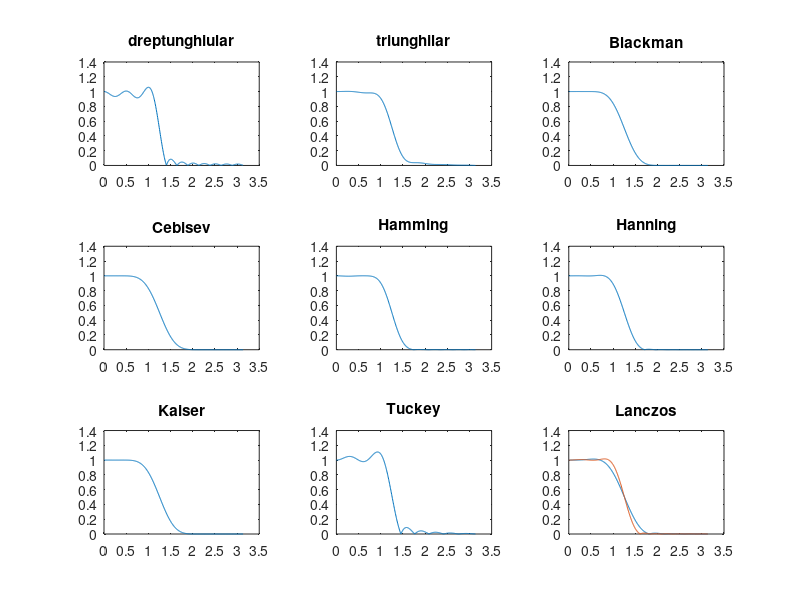
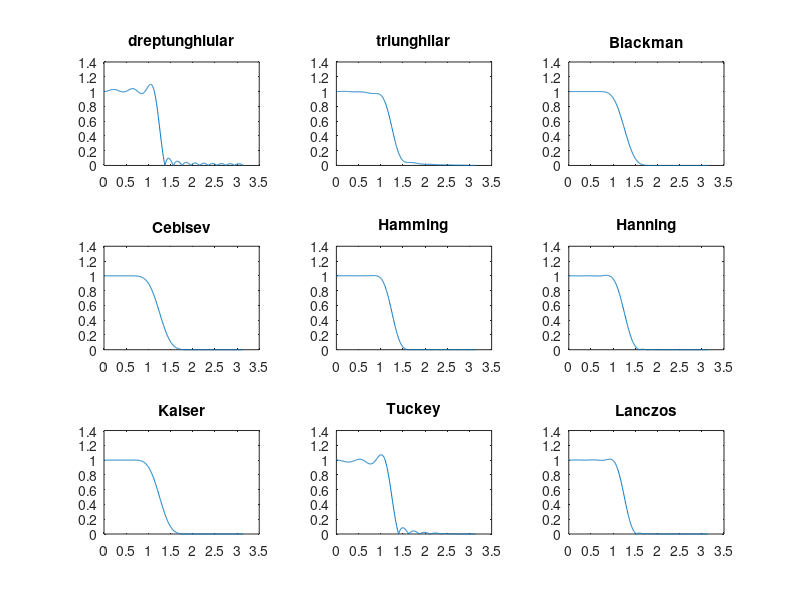

Write MATLAB code to recreate these figures, in order.
%% Subpunctul a)
clc; clear; close all;

M = 16;
r = 90;
beta = 9;
L = 1;
alfa = 0.33;
n = 0 : M-1;
omega_c = 0.4;

w1 = boxcar(M) ;        % Fereastra dreptunghiulara
w2 = triang(M) ;        % Fereastra triunghiulara
w3 = blackman(M) ;      % Fereastra Blackman
w4 = chebwin(M,r) ;     % Fereastra Cebisev
w5 = hamming(M) ;       % Fereastra Hamming
w6 = hanning(M) ;       % Fereastra Hanning
w7 = kaiser(M,beta) ;   % Fereastra Kaiser
w8 = tukeywin(M,alfa) ; % Fereastra Tuckey
w9 = (sinc(2*(2*n-M+1)/(2*(M-1)))).^L; %Fereastra Lanczos

h1 = fir1(M-1,omega_c,w1) ;
h2 = fir1(M-1,omega_c,w2) ;
h3 = fir1(M-1,omega_c,w3) ;
h4 = fir1(M-1,omega_c,w4) ;
h5 = fir1(M-1,omega_c,w5) ;
h6 = fir1(M-1,omega_c,w6) ;
h7 = fir1(M-1,omega_c,w7) ;
h8 = fir1(M-1,omega_c,w8) ;
h9 = fir1(M-1,omega_c,w9) ;

[H1,om1] = freqz(h1);
[H2,om2] = freqz(h2);
[H3,om3] = freqz(h3);
[H4,om4] = freqz(h4);
[H5,om5] = freqz(h5);
[H6,om6] = freqz(h6);
[H7,om7] = freqz(h7);
[H8,om8] = freqz(h8);
[H9,om9] = freqz(h9);

subplot(3, 3, 1)
plot(om1, abs(H1));
title('dreptunghiular');
subplot(3, 3, 2)
plot(om2, abs(H2));
title('triunghilar');
subplot(3, 3, 3)
plot(om3, abs(H3));
title('Blackman');
subplot(3, 3, 4)
plot(om4, abs(H4));
title('Cebisev');
subplot(3, 3, 5)
plot(om5, abs(H5));
title('Hamming');
subplot(3, 3, 6)
plot(om6, abs(H6));
title('Hanning');
subplot(3, 3, 7)
plot(om7, abs(H7));
title('Kaiser');
subplot(3, 3, 8)
plot(om8,abs(H8));
title('Tuckey');
subplot(3, 3, 9)
plot(om9,abs(H9));
title('Lanczos');

%Pentru realizarea clasamentului ferestrelor se tine cont de urmatoarele:
%1) Daca atenuarea este mare in banda de trecere (Inceputul benzii este
%cat mai lin) -> prezinta benzi de tranzitie larga
%2) Daca atenuarea este mica in banda de trecere -> prezinta benzi de
%tranzitie ingusta
%Astfel clasamentul este:
%1. Kaiser
%2. Cebisev
%3. Hamming
%4. Blackman
%5. Hanning
%6. Lanczos
%7. Triunghiular
%8. Tuckey
%9. Dreptunchiular

%% Subpunctul b)
clc; clear; close all;

M1_b = 24;
r_b1 = 90;
beta_b1 = 9;
L_b1 = 1;
alfa_b1 = 0.33;
n_b1 = 0 : M1_b-1;
omega_c_b1 = 0.4;

w1_b1 = boxcar(M1_b) ;           % Fereastra dreptunghiulara
w2_b1 = triang(M1_b) ;           % Fereastra triunghiulara
w3_b1 = blackman(M1_b) ;         % Fereastra Blackman
w4_b1 = chebwin(M1_b,r_b1) ;     % Fereastra Cebisev
w5_b1 = hamming(M1_b) ;          % Fereastra Hamming
w6_b1 = hanning(M1_b) ;          % Fereastra Hanning
w7_b1 = kaiser(M1_b,beta_b1) ;   % Fereastra Kaiser
w8_b1 = tukeywin(M1_b,alfa_b1) ; % Fereastra Tuckey
w9_b1 = (sinc(2*(2*n_b1-M1_b+1)/(2*(M1_b-1)))).^L_b1; %Fereastra Lanczos

%Generarea filtrului
h1_b1 = fir1(M1_b-1,omega_c_b1,w1_b1) ;
h2_b1 = fir1(M1_b-1,omega_c_b1,w2_b1) ;
h3_b1 = fir1(M1_b-1,omega_c_b1,w3_b1) ;
h4_b1 = fir1(M1_b-1,omega_c_b1,w4_b1) ;
h5_b1 = fir1(M1_b-1,omega_c_b1,w5_b1) ;
h6_b1 = fir1(M1_b-1,omega_c_b1,w6_b1) ;
h7_b1 = fir1(M1_b-1,omega_c_b1,w7_b1) ;
h8_b1 = fir1(M1_b-1,omega_c_b1,w8_b1) ;
h9_b1 = fir1(M1_b-1,omega_c_b1,w9_b1) ;

[H1_b1,om1_b1] = freqz(h1_b1);
[H2_b1,om2_b1] = freqz(h2_b1);
[H3_b1,om3_b1] = freqz(h3_b1);
[H4_b1,om4_b1] = freqz(h4_b1);
[H5_b1,om5_b1] = freqz(h5_b1);
[H6_b1,om6_b1] = freqz(h6_b1);
[H7_b1,om7_b1] = freqz(h7_b1);
[H8_b1,om8_b1] = freqz(h8_b1);
[H9_b1,om9_b1] = freqz(h9_b1);

%Reprezentarea caracteristicii in frecventa
figure(1); hold on;
subplot(3, 3, 1)
plot(om1_b1, abs(H1_b1));
title('dreptunghiular');
subplot(3, 3, 2)
plot(om2_b1, abs(H2_b1));
title('triunghilar');
subplot(3, 3, 3)
plot(om3_b1, abs(H3_b1));
title('Blackman');
subplot(3, 3, 4)
plot(om4_b1, abs(H4_b1));
title('Cebisev');
subplot(3, 3, 5)
plot(om5_b1, abs(H5_b1));
title('Hamming');
subplot(3, 3, 6)
plot(om6_b1, abs(H6_b1));
title('Hanning');
subplot(3, 3, 7)
plot(om7_b1, abs(H7_b1));
title('Kaiser');
subplot(3, 3, 8)
plot(om8_b1,abs(H8_b1));
title('Tuckey');
subplot(3, 3, 9)
plot(om9_b1,abs(H9_b1));
title('Lanczos');
hold off;

M2_b = 32;
r_b2 = 90;
beta_b2 = 9;
L_b2 = 1;
alfa_b2 = 0.33;
n_b2 = 0 : M2_b-1;
omega_c_b2 = 0.4;

w1_b2 = boxcar(M2_b) ;        % Fereastra dreptunghiulara
w2_b2 = triang(M2_b) ;        % Fereastra triunghiulara
w3_b2 = blackman(M2_b) ;      % Fereastra Blackman
w4_b2 = chebwin(M2_b,r_b2) ;     % Fereastra Cebisev
w5_b2 = hamming(M2_b) ;       % Fereastra Hamming
w6_b2 = hanning(M2_b) ;       % Fereastra Hanning
w7_b2 = kaiser(M2_b,beta_b2) ;   % Fereastra Kaiser
w8_b2 = tukeywin(M2_b,alfa_b2) ; % Fereastra Tuckey
w9_b2 = (sinc(2*(2*n_b2-M2_b+1)/(2*(M2_b-1)))).^L_b2; %Fereastra Lanczos

%Generarea filtrului
h1_b2 = fir1(M2_b-1,omega_c_b2,w1_b2) ;
h2_b2 = fir1(M2_b-1,omega_c_b2,w2_b2) ;
h3_b2 = fir1(M2_b-1,omega_c_b2,w3_b2) ;
h4_b2 = fir1(M2_b-1,omega_c_b2,w4_b2) ;
h5_b2 = fir1(M2_b-1,omega_c_b2,w5_b2) ;
h6_b2 = fir1(M2_b-1,omega_c_b2,w6_b2) ;
h7_b2 = fir1(M2_b-1,omega_c_b2,w7_b2) ;
h8_b2 = fir1(M2_b-1,omega_c_b2,w8_b2) ;
h9_b2 = fir1(M2_b-1,omega_c_b2,w9_b2) ;

[H1_b2,om1_b2] = freqz(h1_b2);
[H2_b2,om2_b2] = freqz(h2_b2);
[H3_b2,om3_b2] = freqz(h3_b2);
[H4_b2,om4_b2] = freqz(h4_b2);
[H5_b2,om5_b2] = freqz(h5_b2);
[H6_b2,om6_b2] = freqz(h6_b2);
[H7_b2,om7_b2] = freqz(h7_b2);
[H8_b2,om8_b2] = freqz(h8_b2);
[H9_b2,om9_b2] = freqz(h9_b2);

%Reprezentarea caracteristicii in frecventa
figure(2); hold on;
subplot(3, 3, 1)
plot(om1_b2, abs(H1_b2));
title('dreptunghiular');
subplot(3, 3, 2)
plot(om2_b2, abs(H2_b2));
title('triunghilar');
subplot(3, 3, 3)
plot(om3_b2, abs(H3_b2));
title('Blackman');
subplot(3, 3, 4)
plot(om4_b2, abs(H4_b2));
title('Cebisev');
subplot(3, 3, 5)
plot(om5_b2, abs(H5_b2));
title('Hamming');
subplot(3, 3, 6)
plot(om6_b2, abs(H6_b2));
title('Hanning');
subplot(3, 3, 7)
plot(om7_b2, abs(H7_b2));
title('Kaiser');
subplot(3, 3, 8)
plot(om8_b2,abs(H8_b2));
title('Tuckey');
subplot(3, 3, 9)
plot(om9_b2,abs(H9_b2));
title('Lanczos');
hold off;